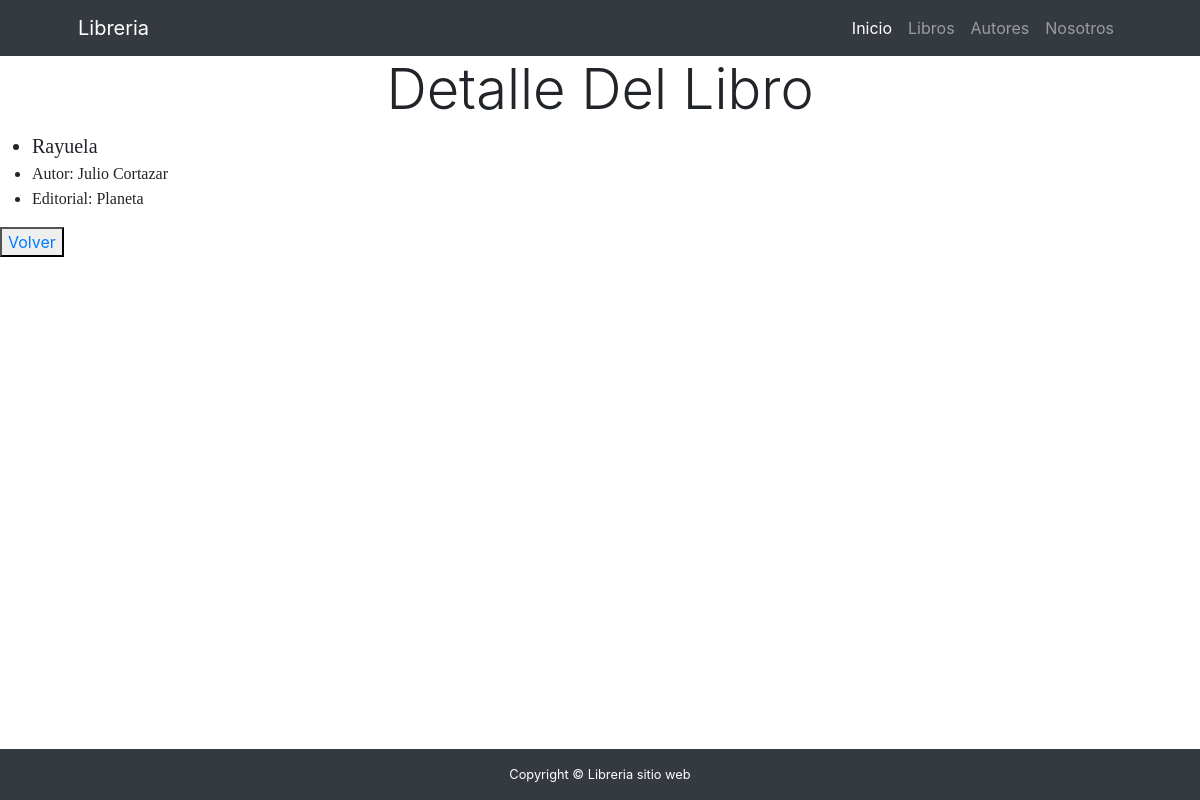
The page /libros/libros/detail/4 on the database its author committed.
### libros/models.py (models this page shows, shortened)
class Libro(models.Model):
    nombre_libro = models.CharField(max_length=100,unique=True)
    año = models.DateField
    editorial = models.ForeignKey(Editorial,on_delete=models.SET_NULL, null=True,blank=True)
    autor = models.ForeignKey(Autores,on_delete=models.SET_NULL, null=True,blank=True)

class Autores(models.Model):
    nombre_autor = models.CharField(max_length=100)
    nacionalidad = models.CharField(max_length=100,null=True,blank=True)
    naciomiento = models.DateField(null=True,blank=True)
    def __str__(self)-> str:
        return self.nombre_autor

class Editorial(models.Model):
    nombre = models.CharField(max_length=100,unique=True)
    def __str__(self):
        return self.nombre

### libros/views.py (the view)
# urls.py: path("libros/detail/<int:pk>",LibroDetail.as_view(),name="libro_detail") ,
class LibroDetail(DetailView):
    model = Libro

### libros/templates/libros/libro_detail.html (shortened to what this page needs)
{% extends 'core/base.html' %}
 {% block body_title %}
        Detalle Del Libro
 {% endblock body_title %}
{% block contenido %}
   <ul>
    <li class="fs-5"><span style="font-family: 'Georgia', serif;">{{libro.nombre_libro}}</li>
    <li class="fs-7"><span style="font-family: 'Georgia', serif;">Autor: {{libro.autor}}</li>
    <li class="fs-7 "><span style="font-family: 'Georgia', serif;">Editorial: {{libro.editorial}}</li>
   </ul>
    <button><a href="{% url 'libros:lista_libros' %}">Volver</a></button>
 {% endblock contenido %}

### rows shown on the page
Libro: nombre_libro "Rayuela", autor "Julio Cortazar", editorial "Planeta"
